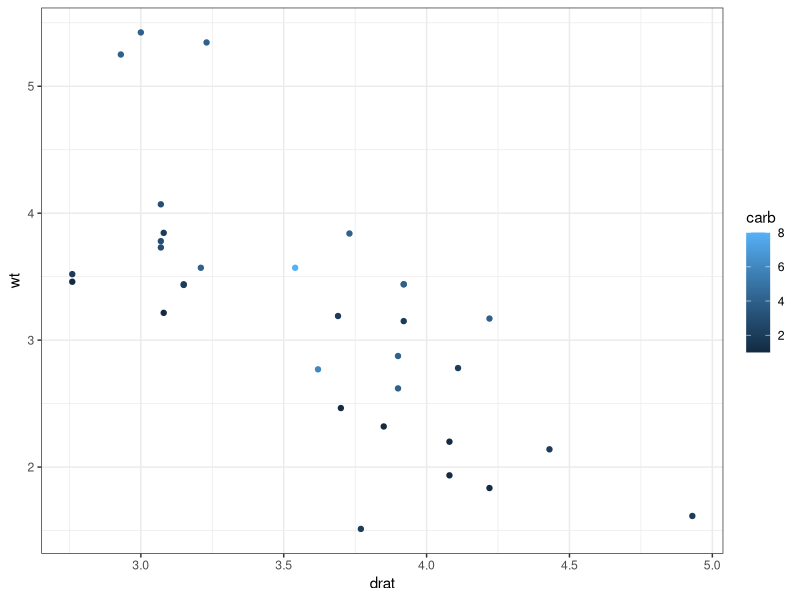
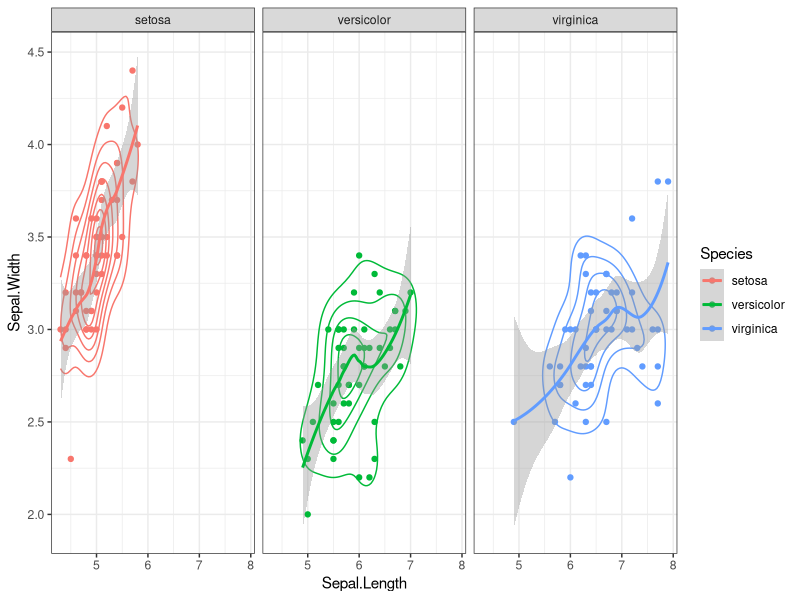

The R script that drew these images, in order:
rm(list = ls())

library(tidyverse)

# tibbles
myTib <- tibble(x = 1:4, 
                y = c("london", "beijing", "las vegas", "berlin"))
myTib

# converting data.frame into tibble
mydf <- data.frame(x = 1:4, 
                   y = c("london", "beijing", "las vegas", "berlin"))

dfToTib <- as_tibble(mydf)
dfToTib

data("starwars")
starwars

data(mtcars)
mtcars
mtcars <- as_tibble(mtcars)
mtcars

# select() all columns except qsec & vs
sel <- mtcars %>% select(!c(qsec, vs))
sel

fil <- mtcars %>% filter(cyl != 8)
ex <- mtcars %>% group_by(gear) %>% summarise(medianMPG = median(mpg), medianDisp = median(disp)) %>%
  mutate(newVar = medianMPG/medianDisp)

# use ggplot2
myPlot <- ggplot(mtcars, aes(x = drat, y = wt, col = carb)) +
  geom_point() +
  theme_bw()
myPlot

data(iris)
irisPlot <- ggplot(iris, aes(x = Sepal.Length, y = Sepal.Width, col = Species)) +
  geom_point() +
  theme_bw()
irisPlot +
  geom_density2d() +
  geom_smooth() +
  facet_wrap(~ Species)

# make tidy what's untidy

# untidy tibble: each row contains all the observations made on that patient
ptData <- tibble(Patient = c("A", "B", "C"),
                 Month0 = c(21, 17, 29),
                 Month3 = c(20, 21, 27),
                 Month6 = c(21, 22, 23))
ptData

tidyptData <- gather(ptData, key = Month, 
                     value = BMI, -Patient)
# convert to wide format
spread(tidyptData, key = Month, value = BMI)

# gather vs, am, gear, carb variables from mtcars into a single key-value pair
mtcars
gathermtcars <- gather(mtcars, key = "variable", value = "value", c(vs, am, gear, carb))
